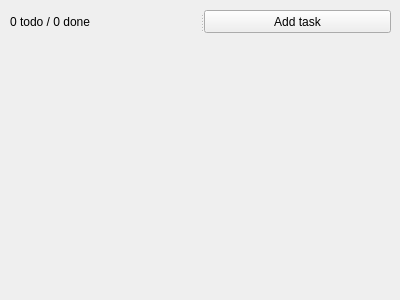
<?xml version="1.0" encoding="UTF-8"?>
<ui version="4.0">
 <class>MainWindow</class>
 <widget class="QMainWindow" name="MainWindow">
  <property name="geometry">
   <rect>
    <x>0</x>
    <y>0</y>
    <width>400</width>
    <height>300</height>
   </rect>
  </property>
  <property name="windowTitle">
   <string>MainWindow</string>
  </property>
  <widget class="QWidget" name="centralWidget">
   <widget class="QSplitter" name="splitter">
    <property name="geometry">
     <rect>
      <x>10</x>
      <y>10</y>
      <width>381</width>
      <height>23</height>
     </rect>
    </property>
    <property name="orientation">
     <enum>Qt::Horizontal</enum>
    </property>
    <widget class="QLabel" name="statusLabel">
     <property name="text">
      <string>0 todo / 0 done</string>
     </property>
    </widget>
    <widget class="QPushButton" name="addTaskButton">
     <property name="text">
      <string>Add task</string>
     </property>
    </widget>
   </widget>
  </widget>
 </widget>
 <layoutdefault spacing="6" margin="11"/>
 <resources/>
 <connections/>
</ui>
